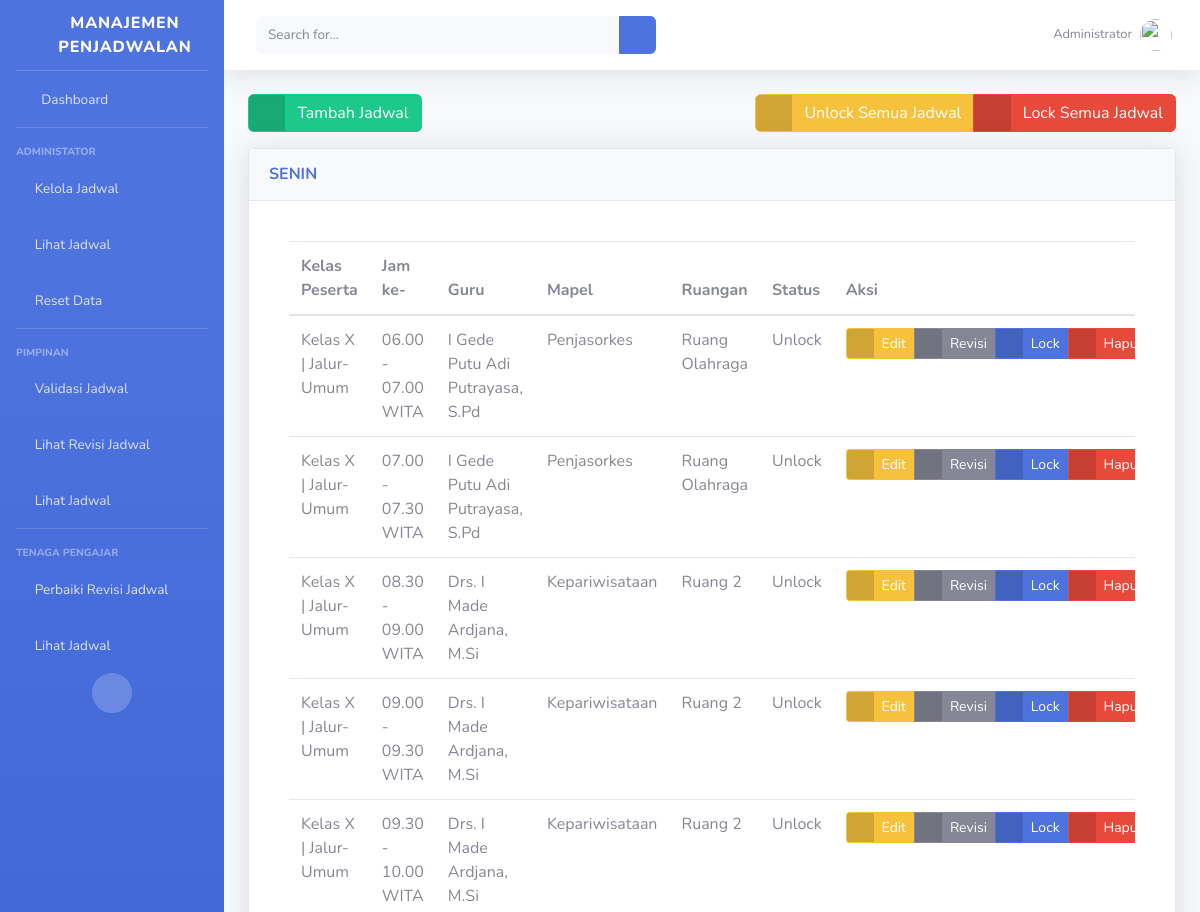
The app's page /jadwal/ (upper part), older data.
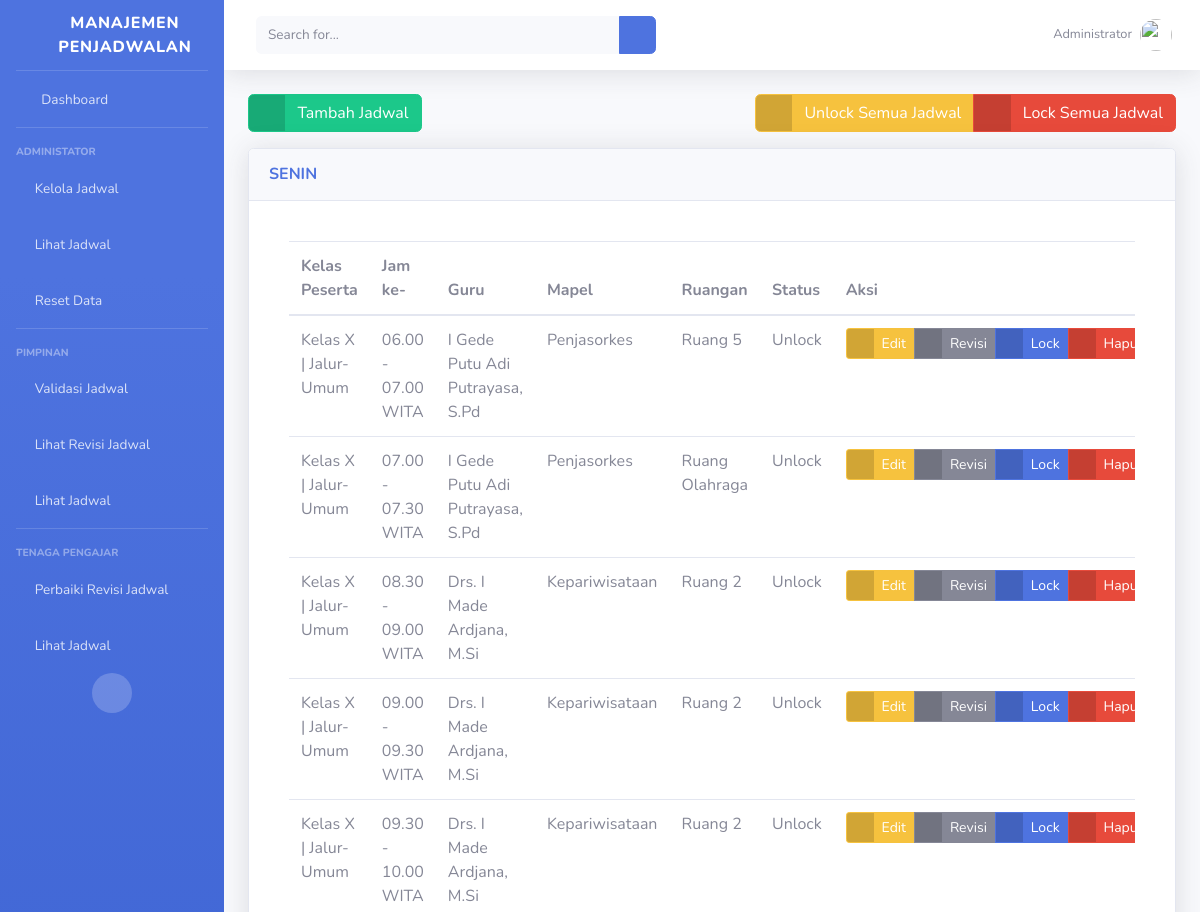
The same page, newer data.
### tenagapengajar/models.py (models this page shows, shortened)
class Jadwal(models.Model):
    detail_pelajaran = models.ForeignKey(
        DetailMataPelajaran,
        on_delete=models.CASCADE
    )
    guru = models.ForeignKey(
        Guru,
        on_delete=models.CASCADE,
        default='- Belum Ada Pengajar -',
        blank=True,
        null=False
    )
    detail_waktu = models.ForeignKey(
        DetailWaktu,
        on_delete=models.SET_NULL,
        blank=True,
        null=True
    )
    ruangan = models.ForeignKey(
        Ruangan,
        on_delete=models.SET_NULL,
        blank=True,
        null=True
    )
    CHOICE_STATUS_VALIDASI = (
        ('Unlock', 'Unlock'),
        ('Lock', 'Lock'),
    )
    status_validasi = models.CharField(
        'Status Validasi Jadwal',
        choices=CHOICE_STATUS_VALIDASI,
        default=CHOICE_STATUS_VALIDASI[0][1],
        max_length=10,
    )
    published = models.DateTimeField(
        auto_now_add=True,
        editable=False
    )
    updated = models.DateTimeField(
        auto_now=True,
        editable=False
    )
    class Meta:
        ordering = ['published']
        verbose_name_plural = "Jadwal"

### administrator/models.py (models this page shows, shortened)
class Ruangan(models.Model):
    kode_ruangan = models.CharField(
        'Kode Ruangan (R01)',
        unique=True,
        max_length=10
    )
    nama_ruangan = models.CharField(
        'Nama Ruangan',
        unique=True,
        max_length=50
    )
    kapasitas_ruangan = models.PositiveSmallIntegerField(
        'Kapasitas Ruangan',
        blank=True,
        null=True
    )
    published = models.DateTimeField(
        auto_now_add=True,
        editable=False
    )
    updated = models.DateTimeField(
        auto_now=True,
        editable=False
    )
    class Meta:
        ordering = ['kode_ruangan']
        verbose_name_plural = "Ruangan"

class DetailMataPelajaran(models.Model):
    mapel = models.ForeignKey(
        MataPelajaran,
        on_delete=models.CASCADE
    )
    kelas_peserta = models.ForeignKey(
        DetailKelas,
        on_delete=models.CASCADE,
    )
    total_jam = models.PositiveSmallIntegerField(
        'Total Jam Pelajaran',
        blank=True,
        null=True
    )
    published = models.DateTimeField(
        auto_now_add=True,
        editable=False
    )
    updated = models.DateTimeField(
        auto_now=True,
        editable=False
    )
    class Meta:
        ordering = ['id']
        verbose_name_plural = "Detail Mata Pelajaran"

class DetailKelas(models.Model):
    kelas = models.ForeignKey(
        Kelas,
        on_delete=models.CASCADE,
    )
    jalur = models.ForeignKey(
        Jalur,
        on_delete=models.CASCADE,
    )
    class Meta:
        ordering = ['kelas']
        verbose_name_plural = "Detail Kelas Peserta"
    def __str__(self):
        return "{} | Jalur-{}".format(
            self.kelas,
            self.jalur.nama_jalur
        )

class Jalur(models.Model):
    kode_jalur = models.CharField(
        'Kode Unik Jalur',
        max_length=5,
        unique=True
    )
    nama_jalur = models.CharField(
        'Nama Jalur',
        max_length=25,
    )
    published = models.DateTimeField(
        auto_now_add=True,
        editable=False
    )
    updated = models.DateTimeField(
        auto_now=True,
        editable=False
    )
    class Meta:
        ordering = ['published']
        verbose_name_plural = "Jalur"

class Kelas(models.Model):
    CHOICES_KELAS = (
        ('Kelas X', 'Kelas X'),
        ('Kelas XI', 'Kelas XI'),
        ('Kelas XII', 'Kelas XII'),
    )
    nama_kelas = models.CharField(
        'Nama Kelas',
        choices=CHOICES_KELAS,
        max_length=12,
        unique=True
    )
    class Meta:
        ordering = ['nama_kelas']
        verbose_name_plural = "Kelas"
    def __str__(self):
        return self.nama_kelas

class DetailWaktu(models.Model):
    hari = models.ForeignKey(
        Hari,
        on_delete=models.CASCADE
    )
    waktu = models.ForeignKey(
        Waktu,
        on_delete=models.CASCADE
    )
    published = models.DateTimeField(
        auto_now_add=True,
        editable=False
    )
    updated = models.DateTimeField(
        auto_now=True,
        editable=False
    )
    class Meta:
        ordering = ['hari', 'waktu']
        verbose_name_plural = "Detail Waktu"

class Waktu(models.Model):
    nama_waktu = models.CharField(
        'Rentang Waktu Pelajaran',
        max_length=30,
        unique=True
    )
    class Meta:
        ordering = ['nama_waktu']
        verbose_name_plural = "Waktu"

class Guru(models.Model):
    nip = models.CharField(
        'Nomor Induk Pegawai',
        max_length=15,
        unique=True
    )
    nama_lengkap = models.CharField(
        'Nama Lengkap Guru',
        max_length=150,
        unique=True
    )
    email = models.EmailField(
        'Alamat Email Guru',
    )
    published = models.DateTimeField(
        auto_now_add=True,
        editable=False
    )
    updated = models.DateTimeField(
        auto_now=True,
        editable=False
    )
    class Meta:
        ordering = ['published']
        verbose_name_plural = "Guru"

class MataPelajaran(models.Model):
    kode_mapel = models.CharField(
        'Kode Mata Pelajaran',
        max_length=10,
        unique=True
    )
    mapel = models.CharField(
        'Nama Mata Pelajaran',
        max_length=100,
    )
    published = models.DateTimeField(
        auto_now_add=True,
        editable=False
    )
    updated = models.DateTimeField(
        auto_now=True,
        editable=False
    )
    class Meta:
        ordering = ['id']
        verbose_name_plural = "Mata Pelajaran"

### aplikasi_manajemen_penjadwalan/views.py (the view)
# urls.py: path('jadwal/', JadwalListView.as_view(), name='jadwal_list'),
class JadwalListView(ListView):
    model = Jadwal
    template_name = "jadwal/list.html"
    context_object_name = 'jadwal_list'
    extra_context = {
        'title_page': 'Schedule | Lihat',
        'subtitle_page': "Daftar Jadwal Pelajaran",
    }
    def get_queryset(self):
        jadwal_list = dict()
        days = Hari.objects.values_list('nama_hari', flat=True).distinct()
        for hari in days:
            jadwal_list[hari] = self.model.objects.filter(
                detail_waktu__hari__nama_hari__iexact=str(hari),
            ).order_by('detail_waktu')
        self.queryset = {
            'jadwal_list': jadwal_list,
            'days': days,
        }
        return super().get_queryset()
    def get_context_data(self, **kwargs):
        self.kwargs.update(self.extra_context)
        kwargs = self.kwargs
        return super().get_context_data(**kwargs)

### templates/jadwal/list.html (shortened to what the changed rows need)
{% extends 'base.html' %}
{% block page_content %}
{% for hari, jadwals in jadwal_list.jadwal_list.items %}
<div class="row mt-3">
    <div class="col">
        <div class="card shadow mb-4">
            <a href="#collapseJadwal{{hari}}" class="d-block card-header py-3" data-toggle="collapse" role="button"
                aria-expanded="true" aria-controls="collapseJadwal{{hari}}">
                <h6 class="m-0 font-weight-bold text-primary">{{hari.upper}}</h6>
            </a>
            <div class="collapse show" id="collapseJadwal{{hari}}">
                <div class="card-body">
                    <div class="row">
                        <div class="col">
                            <div class="card-body">
                                <div class="table-responsive">
                                    <table class="table" id='tableJadwal{{hari.capitalize}}'>
                                        <thead>
                                            <tr>
                                                <th scope="col">Kelas Peserta</th>
                                                <th scope="col">Jam ke-</th>
                                                <th scope="col">Guru</th>
                                                <th scope="col">Mapel</th>
                                                <th scope="col">Ruangan</th>
                                                <th scope="col">Status</th>
                                                <th scope="col">Aksi</th>
                                            </tr>
                                        </thead>
                                        <tbody>
                                            {% for jadwal in jadwals %}
                                            <tr>
                                                <td>{{jadwal.detail_pelajaran.kelas_peserta}}</td>
                                                <td>{{jadwal.detail_waktu.waktu.nama_waktu}}</td>
                                                <td>{{jadwal.guru.nama_lengkap}}</td>
                                                <td>{{jadwal.detail_pelajaran.mapel.mapel}}</td>
                                                <td>{{jadwal.ruangan.nama_ruangan}}</td>
                                                <td>{{jadwal.status_validasi}}</td>
                                                <td>
                                                    <div class="d-flex justify-content-between">
                                                        <div class="btn-group" role="group"
                                                            aria-label="Button Group Label User">
                                                            <a href="{% url 'tenagapengajar:jadwal_update' jadwal.id %}"
                                                                class="btn btn-warning btn-icon-split btn-sm">
                                                                <span class="icon text-white-50">
                                                                    <i class="fas fa-exclamation-triangle"></i>
                                                                </span>
                                                                <span class="text">Edit</span>
                                                            </a>
                                                            <a href="{% url 'pimpinan:revisi_jadwal_create' jadwal.id  %}"
                                                                class="btn btn-secondary btn-icon-split btn-sm">
                                                                <span class="icon text-white-50">
                                                                    <i class="fas fa-reply-all"></i>
                                                                </span>
                                                                <span class="text">Revisi</span>
                                                            </a>
                                                            {% if jadwal.status_validasi == "Lock" %}
                                                            <a href="{% url 'pimpinan:unlock_specific_jadwal' jadwal.id  %}"
                                                                class="btn btn-success btn-icon-split btn-sm">
                                                                <span class="icon text-white-50">
                                                                    <i class="fas fa-lock-open"></i>
                                                                </span>
                                                                <span class="text">Unlock</span>
                                                            </a>
                                                            {% else %}
                                                            <a href="{% url 'pimpinan:lock_specific_jadwal' jadwal.id  %}"
                                                                class="btn btn-primary btn-icon-split btn-sm">
                                                                <span class="icon text-white-50">
                                                                    <i class="fas fa-lock"></i>
                                                                </span>
                                                                <span class="text">Lock</span>
                                                            </a>
                                                            {% endif %}
                                                            <a href="{% url 'tenagapengajar:jadwal_delete' jadwal.id %}"
                                                                class="btn btn-danger btn-icon-split btn-sm">
                                                                <span class="icon text-white-50">
                                                                    <i class="fas fa-trash"></i>
                                                                </span>
                                                                <span class="text">Hapus</span>
                                                            </a>
                                                        </div>
                                                    </div>
                                                </td>
                                            </tr>
                                            {% endfor %}
                                        </tbody>
                                    </table>
                                </div>
                            </div>
                        </div>
                    </div>
                </div>
            </div>
        </div>
    </div>
</div>
{% endfor %}
{% endblock page_content %}

Row changes from the older to the newer data that the page shows:
changed Jadwal "06.00 - 07.00 WITA": ruangan.nama_ruangan "Ruang Olahraga" → "Ruang 5"
